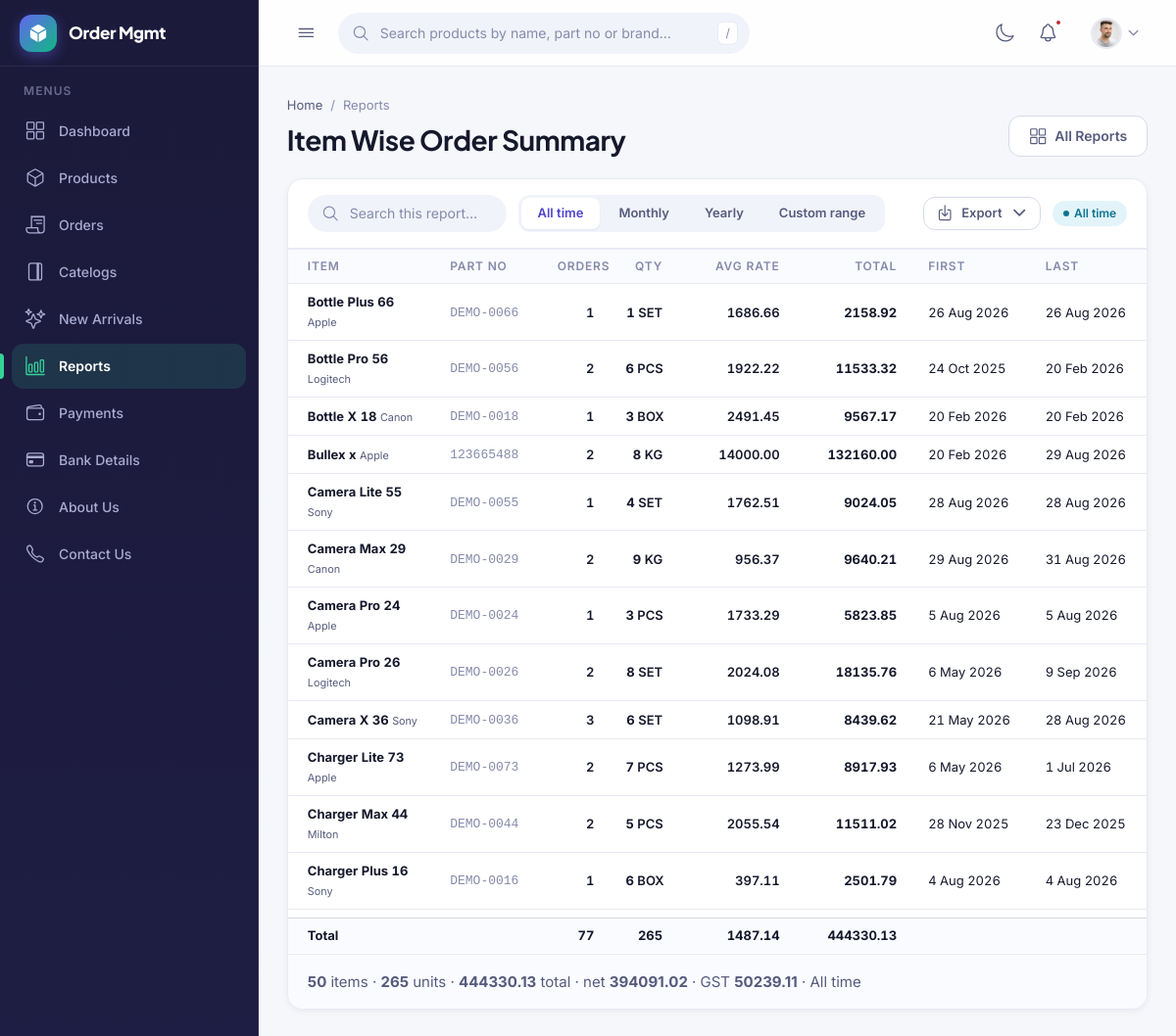
The page /reports/item-summary (signed in) on the database its author committed.
### products/models.py (models this page shows, shortened)
class Product(models.Model):
    objects = ProductQuerySet.as_manager()
    class TaxType(models.TextChoices):
        INCLUSIVE = "inclusive", "Price includes GST"
        EXCLUSIVE = "exclusive", "Price excludes GST"
    GST_CHOICES = [
        (Decimal("0.00"), "0%"),
        (Decimal("1.00"), "1%"),
        (Decimal("2.00"), "2%"),
        (Decimal("3.00"), "3%"),
        (Decimal("5.00"), "5%"),
        (Decimal("12.00"), "12%"),
        (Decimal("18.00"), "18%"),
        (Decimal("28.00"), "28%"),
        (Decimal("40.00"), "40%"),
    ]
    name = models.CharField(max_length=200)
    partno = models.CharField("Part number", max_length=60, unique=True)
    brand = models.ForeignKey(Brand, on_delete=models.PROTECT, related_name="products")
    unit = models.ForeignKey(Unit, on_delete=models.PROTECT, related_name="products")
    hsn = models.CharField("HSN code", max_length=8)
    gst = models.DecimalField(
        "GST %", max_digits=5, decimal_places=2, choices=GST_CHOICES, default=Decimal("18.00")
    )
    price = models.DecimalField(max_digits=12, decimal_places=2)
    price_tax_type = models.CharField(
        "Price is",
        max_length=9,
        choices=TaxType.choices,
        default=TaxType.EXCLUSIVE,
        help_text="Whether the price above already has GST in it.",
    )
    stock = models.PositiveIntegerField(default=0)
    barcode = models.CharField(max_length=64, unique=True, null=True, blank=True)
    alias = models.CharField(max_length=120, blank=True)
    category = models.CharField(max_length=60, blank=True)
    retail_price = models.DecimalField(max_digits=12, decimal_places=2, default=Decimal("0.00"))
    wholesale_price = models.DecimalField(max_digits=12, decimal_places=2, default=Decimal("0.00"))
    tally_guid = models.CharField(max_length=120, blank=True)
    is_active = models.BooleanField(default=True)
    desc = models.TextField("Description", blank=True)
    image_front = models.ImageField("Front image", upload_to="products/", blank=True)
    image_back = models.ImageField("Back image", upload_to="products/", blank=True)
    image_left = models.ImageField("Left image", upload_to="products/", blank=True)
    image_right = models.ImageField("Right image", upload_to="products/", blank=True)
    created_at = models.DateTimeField(auto_now_add=True)
    updated_at = models.DateTimeField(auto_now=True)
    class Meta:
        ordering = ["name"]
    LOW_STOCK_AT = 5

class Brand(models.Model):
    name = models.CharField(max_length=120, unique=True)
    created_at = models.DateTimeField(auto_now_add=True)
    updated_at = models.DateTimeField(auto_now=True)
    class Meta:
        ordering = ["name"]
    def __str__(self):
        return self.name

class Unit(models.Model):
    name = models.CharField(max_length=20, unique=True)
    created_at = models.DateTimeField(auto_now_add=True)
    updated_at = models.DateTimeField(auto_now=True)
    class Meta:
        ordering = ["name"]
    def __str__(self):
        return self.name

### myorder/models.py (models this page shows, shortened)
class Order(models.Model):
    class Status(models.TextChoices):
        DRAFT = "draft", "Draft"
        HOLD = "hold", "On hold"
        FINAL = "final", "Final"
    dealer = models.ForeignKey(DealerProfile, on_delete=models.PROTECT, related_name="orders")
    sales_executive = models.ForeignKey(
        SalesExecutive,
        on_delete=models.PROTECT,
        related_name="orders",
        null=True, blank=True,
        help_text="Leave empty when the dealer placed the order themselves.",
    )
    order_no = models.CharField(max_length=20, unique=True, blank=True)
    status = models.CharField(max_length=5, choices=Status.choices, default=Status.DRAFT)
    ordered_on = models.DateField(default=timezone.localdate)
    created_at = models.DateTimeField(auto_now_add=True)
    updated_at = models.DateTimeField(auto_now=True)
    class Meta:
        ordering = ["-pk"]

### reports/views.py (the view)
# urls.py: path("item-summary", views.item_summary, name="item_summary"),
@login_required
def item_summary(request):
    filters = read_filter(request)
    rows = _item_totals(request, filters)
    rows.sort(key=lambda r: r["name"])
    for row in rows:
        row["avg_rate"] = money(row["net"] / row["qty"]) if row["qty"] else ZERO
    rows = [r for r in rows if match_row(r, filters["search"], "name", "partno", "brand")]
    return TemplateResponse(request, "reports/item_summary.html", _page(
        request, filters, slug="item-summary", paginate="rows",
        extra={
            "rows": rows,
            "totals": {
                "qty": sum(r["qty"] for r in rows),
                "orders": sum(r["orders"] for r in rows),
                "net": sum((r["net"] for r in rows), ZERO),
                "gst": sum((r["gst"] for r in rows), ZERO),
                "total": sum((r["total"] for r in rows), ZERO),
                "avg_rate": money(
                    sum((r["net"] for r in rows), ZERO) / sum(r["qty"] for r in rows)
                ) if sum(r["qty"] for r in rows) else ZERO,
            },
        },
    ))

### delaer/context_processors.py (called while the page is built)
def roles(request):
    user = getattr(request, "user", None)
    if user is None or not user.is_authenticated:
        return {"user_is_sales": False, "user_is_manager": False, "user_is_dealer": False}
    from myorder.views import is_manager, is_sales
    return {
        "user_is_sales": is_sales(user),
        "user_is_manager": is_manager(user),
        "user_is_dealer": hasattr(user, "dealer_profile"),
    }

### myorder/models.py (called while the page is built)
    @property
    def line_net(self):
        return (self.rate * self.qty).quantize(Decimal("0.01"))

    @property
    def line_gst(self):
        return (self.line_net * self.gst / 100).quantize(Decimal("0.01"))

### myorder/views.py (called while the page is built)
def _dealer(request):
    return DealerProfile.objects.filter(user=request.user).first()

def is_manager(user):
    return (
        user.is_superuser
        or user.is_staff
        or user.groups.filter(name="Management").exists()
    )

def _sales(request):
    user = request.user
    if not user.is_authenticated:
        return None
    return SalesExecutive.objects.filter(user=user, is_active=True).first()

def is_sales(user):
    return (
        user.is_authenticated
        and SalesExecutive.objects.filter(user=user, is_active=True).exists()
    )

def _visible_orders(request):
    orders = (
        Order.objects
        .select_related("dealer", "sales_executive")
        .prefetch_related("items__product")
    )
    if is_manager(request.user):
        return orders
    mine = Q(pk__in=[])          # matches nothing until a profile says otherwise
    sales = _sales(request)
    if sales:
        mine |= Q(sales_executive=sales)
    dealer = _dealer(request)
    if dealer:
        mine |= Q(dealer=dealer)
    return orders.filter(mine)

### reports/services.py (called while the page is built)
def money(value):
    if value is None:
        return Decimal("0.00")
    return Decimal(value).quantize(PAISE, rounding=ROUND_HALF_UP)

def apply_dates(queryset, filters, field):
    if filters["date_from"]:
        queryset = queryset.filter(**{f"{field}__gte": filters["date_from"]})
    if filters["date_to"]:
        queryset = queryset.filter(**{f"{field}__lte": filters["date_to"]})
    return queryset

def match_row(row, term, *fields):
    if not term:
        return True
    needle = term.lower()
    return any(needle in str(row.get(f, "")).lower() for f in fields)

### templates/reports/item_summary.html (shortened to what this page needs)
{% extends "reports/_report_base.html" %}
{% block report %}
<div id="reportResults" data-live-region>
<div class="table-wrap table-wrap--tall">
    <table class="table table--stack table--fixed">
        <colgroup>
            <col class="w-name"><col class="w-code"><col class="w-qty">
            <col class="w-qty"><col class="w-money">
            <col class="w-money">
            <col class="w-date"><col class="w-date">
        </colgroup>
        <thead>
            <tr>
                <th>Item</th>
                <th class="hide-sm">Part No</th>
                <th class="num">Orders</th>
                <th class="num">Qty</th>
                <th class="num hide-sm">Avg Rate</th>
                <th class="num">Total</th>
                <th class="hide-sm">First</th>
                <th class="hide-sm">Last</th>
            </tr>
        </thead>
        <tbody>
            {% for row in rows %}
            <tr>
                <td data-label="Item">
                    <strong>{{ row.name }}</strong>
                    <small class="muted">{{ row.brand }}</small>
                </td>
                <td data-label="Part No" class="hide-sm"><code class="dim">{{ row.partno }}</code></td>
                <td data-label="Orders" class="num">{{ row.orders }}</td>
                <td data-label="Qty" class="num"><strong>{{ row.qty }}</strong> {{ row.unit }}</td>
                <td data-label="Avg Rate" class="num hide-sm">{{ row.avg_rate }}</td>
                <td data-label="Total" class="num"><strong>{{ row.total }}</strong></td>
                <td data-label="First" class="hide-sm cell-date">{{ row.first_on|date:"j M Y" }}</td>
                <td data-label="Last" class="hide-sm cell-date">{{ row.last_on|date:"j M Y" }}</td>
            </tr>
            {% endfor %}
        </tbody>
        {% if rows %}
        <tfoot>
            <tr>
                <td><strong>Total</strong></td>
                <td class="hide-sm"></td>
                <td class="num"><strong>{{ totals.orders }}</strong></td>
                <td class="num"><strong>{{ totals.qty }}</strong></td>
                <td class="num hide-sm"><strong>{{ totals.avg_rate }}</strong></td>
                <td class="num"><strong>{{ totals.total }}</strong></td>
                <td class="hide-sm"></td>
                <td class="hide-sm"></td>
            </tr>
        </tfoot>
        {% endif %}
    </table>
</div>
<div class="panel__foot">
    <div class="pagination">
        <span class="muted">
            <strong>{{ page.paginator.count }}</strong> item{{ page.paginator.count|pluralize }}
            &middot; <strong>{{ totals.qty }}</strong> units
            &middot; <strong>{{ totals.total }}</strong> total
            &middot; net <strong>{{ totals.net }}</strong>
            &middot; GST <strong>{{ totals.gst }}</strong>
            &middot; {{ label }}
        </span>
    </div>
</div>
</div>
{% endblock %}

### rows shown on the page
Product: name "Bottle Plus 66", partno "DEMO-0066"
Brand: brand "Apple" "Apple" "Apple" "Apple"
Unit: unit "SET" "SET" "SET" "SET"
Order: first_on "26 Aug 2026", last_on "26 Aug 2026"
Product: name "Bottle Pro 56", partno "DEMO-0056"
Brand: brand "Logitech" "Logitech"
Unit: unit "PCS" "PCS" "PCS" "PCS"
Order: first_on "24 Oct 2025"
Order: last_on "20 Feb 2026" "20 Feb 2026", first_on "20 Feb 2026" "20 Feb 2026"
Product: name "Bottle X 18", partno "DEMO-0018"
Brand: brand "Canon" "Canon"
Unit: unit "BOX" "BOX"
Product: name "Bullex x", partno "123665488"
Unit: unit "KG" "KG"
Order: last_on "29 Aug 2026", first_on "29 Aug 2026"
Product: name "Camera Lite 55", partno "DEMO-0055"
Brand: brand "Sony" "Sony" "Sony"
Order: first_on "28 Aug 2026", last_on "28 Aug 2026" "28 Aug 2026"
Product: name "Camera Max 29", partno "DEMO-0029"
Order: last_on "31 Aug 2026"
Product: name "Camera Pro 24", partno "DEMO-0024"
Order: first_on "5 Aug 2026", last_on "5 Aug 2026"
Product: name "Camera Pro 26", partno "DEMO-0026"
Order: first_on "6 May 2026" "6 May 2026"
Order: last_on "9 Sep 2026"
Product: name "Camera X 36", partno "DEMO-0036"
Order: first_on "21 May 2026"
Product: name "Charger Lite 73", partno "DEMO-0073"
Order: last_on "1 Jul 2026"
Product: name "Charger Max 44", partno "DEMO-0044"
Brand: brand "Milton"
Order: first_on "28 Nov 2025"
Order: last_on "23 Dec 2025"
Product: name "Charger Plus 16", partno "DEMO-0016"
Order: first_on "4 Aug 2026", last_on "4 Aug 2026"

### other values the page prints
{{ card.name }} "Item Wise Order Summary"
{{ name }} "All time" "Monthly" "Yearly" "Custom range"
{{ label }} "All time"
{{ row.orders }} "1" "2" "1" "2" "1" "2" "1" "2" "3" "2" "2" "1"
{{ row.qty }} "1" "6" "3" "8" "4" "9" "3" "8" "6" "7" "5" "6"
{{ row.avg_rate }} "1686.66" "1922.22" "2491.45" "14000.00" "1762.51" "956.37" "1733.29" "2024.08" "1098.91" "1273.99" "2055.54" "397.11"
{{ row.total }} "2158.92" "11533.32" "9567.17" "132160.00" "9024.05" "9640.21" "5823.85" "18135.76" "8439.62" "8917.93" "11511.02" "2501.79"
{{ totals.orders }} "77"
{{ totals.qty }} "265"
{{ totals.avg_rate }} "1487.14"
{{ totals.total }} "444330.13"
{{ page.paginator.count }} "50"
{{ totals.net }} "394091.02"
{{ totals.gst }} "50239.11"
